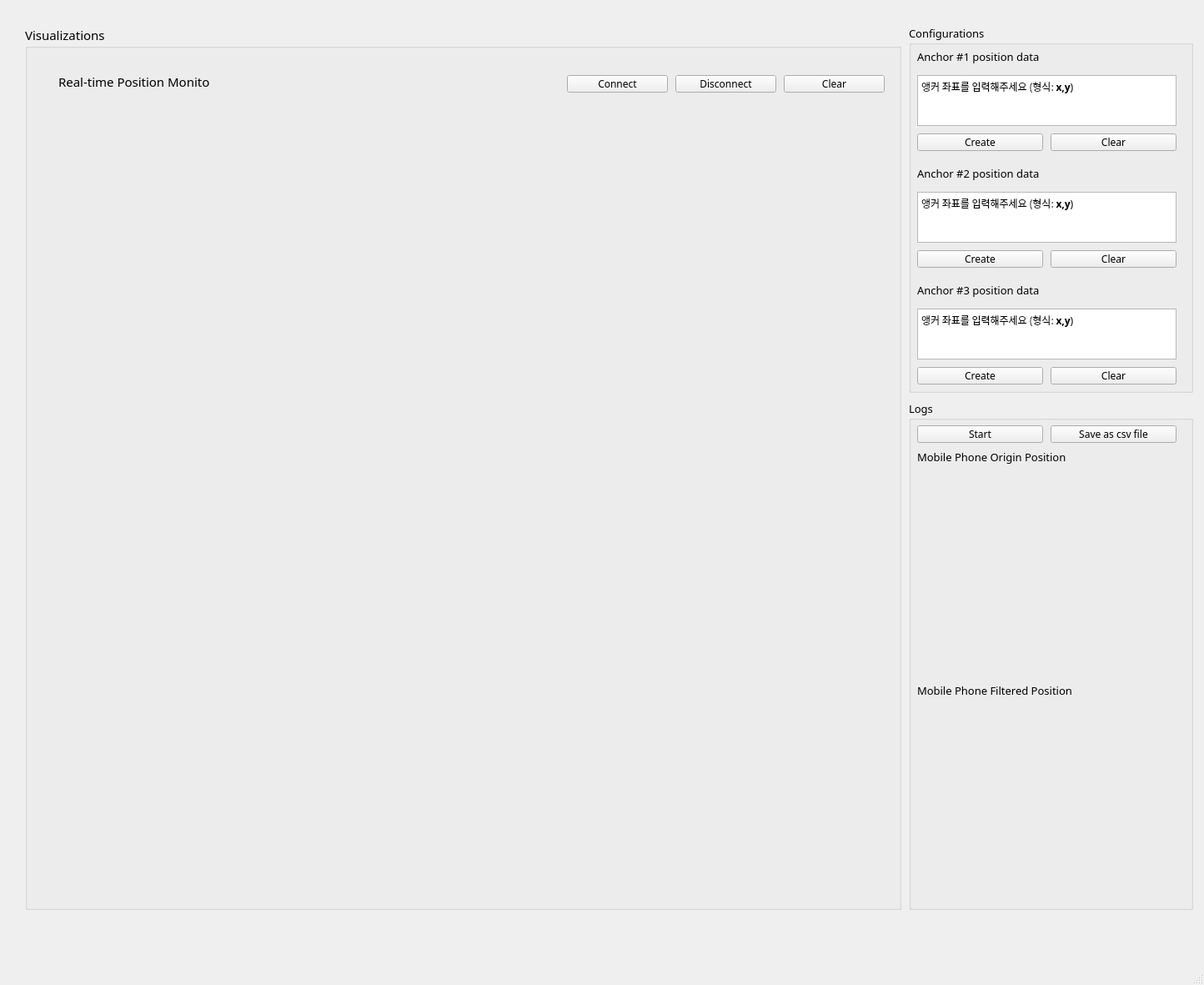
<?xml version="1.0" encoding="UTF-8"?>
<ui version="4.0">
 <class>MainWindow</class>
 <widget class="QMainWindow" name="MainWindow">
  <property name="geometry">
   <rect>
    <x>0</x>
    <y>0</y>
    <width>1444</width>
    <height>1181</height>
   </rect>
  </property>
  <property name="windowTitle">
   <string>MainWindow</string>
  </property>
  <widget class="QWidget" name="centralwidget">
   <widget class="QGroupBox" name="groupBox_5">
    <property name="geometry">
     <rect>
      <x>1090</x>
      <y>30</y>
      <width>341</width>
      <height>441</height>
     </rect>
    </property>
    <property name="font">
     <font>
      <family>굴림</family>
      <pointsize>10</pointsize>
     </font>
    </property>
    <property name="title">
     <string>Configurations</string>
    </property>
    <widget class="QPushButton" name="pushButton_5">
     <property name="geometry">
      <rect>
       <x>170</x>
       <y>410</y>
       <width>151</width>
       <height>21</height>
      </rect>
     </property>
     <property name="font">
      <font>
       <family>굴림</family>
       <pointsize>9</pointsize>
      </font>
     </property>
     <property name="text">
      <string>Clear</string>
     </property>
    </widget>
    <widget class="QPushButton" name="pushButton">
     <property name="geometry">
      <rect>
       <x>10</x>
       <y>130</y>
       <width>151</width>
       <height>21</height>
      </rect>
     </property>
     <property name="font">
      <font>
       <family>굴림</family>
       <pointsize>9</pointsize>
      </font>
     </property>
     <property name="text">
      <string>Create</string>
     </property>
    </widget>
    <widget class="QLabel" name="label_3">
     <property name="geometry">
      <rect>
       <x>10</x>
       <y>170</y>
       <width>151</width>
       <height>16</height>
      </rect>
     </property>
     <property name="text">
      <string>Anchor #2 position data</string>
     </property>
    </widget>
    <widget class="QPushButton" name="pushButton_4">
     <property name="geometry">
      <rect>
       <x>10</x>
       <y>270</y>
       <width>151</width>
       <height>21</height>
      </rect>
     </property>
     <property name="font">
      <font>
       <family>굴림</family>
       <pointsize>9</pointsize>
      </font>
     </property>
     <property name="text">
      <string>Create</string>
     </property>
    </widget>
    <widget class="QPushButton" name="pushButton_3">
     <property name="geometry">
      <rect>
       <x>170</x>
       <y>270</y>
       <width>151</width>
       <height>21</height>
      </rect>
     </property>
     <property name="font">
      <font>
       <family>굴림</family>
       <pointsize>9</pointsize>
      </font>
     </property>
     <property name="text">
      <string>Clear</string>
     </property>
    </widget>
    <widget class="QLabel" name="label_4">
     <property name="geometry">
      <rect>
       <x>10</x>
       <y>310</y>
       <width>151</width>
       <height>16</height>
      </rect>
     </property>
     <property name="text">
      <string>Anchor #3 position data</string>
     </property>
    </widget>
    <widget class="QTextEdit" name="textEdit">
     <property name="geometry">
      <rect>
       <x>10</x>
       <y>60</y>
       <width>311</width>
       <height>61</height>
      </rect>
     </property>
     <property name="html">
      <string>&lt;!DOCTYPE HTML PUBLIC &quot;-//W3C//DTD HTML 4.0//EN&quot; &quot;http://www.w3.org/TR/REC-html40/strict.dtd&quot;&gt;
&lt;html&gt;&lt;head&gt;&lt;meta name=&quot;qrichtext&quot; content=&quot;1&quot; /&gt;&lt;style type=&quot;text/css&quot;&gt;
p, li { white-space: pre-wrap; }
&lt;/style&gt;&lt;/head&gt;&lt;body style=&quot; font-family:'굴림'; font-size:10pt; font-weight:400; font-style:normal;&quot;&gt;
&lt;p style=&quot; margin-top:0px; margin-bottom:0px; margin-left:0px; margin-right:0px; -qt-block-indent:0; text-indent:0px;&quot;&gt;&lt;span style=&quot; font-family:'Gulim'; font-size:9pt;&quot;&gt;앵커 좌표를 입력해주세요 (형식: &lt;/span&gt;&lt;span style=&quot; font-family:'Gulim'; font-size:9pt; font-weight:600;&quot;&gt;x,y&lt;/span&gt;&lt;span style=&quot; font-family:'Gulim'; font-size:9pt;&quot;&gt;)&lt;/span&gt;&lt;/p&gt;&lt;/body&gt;&lt;/html&gt;</string>
     </property>
    </widget>
    <widget class="QTextEdit" name="textEdit_3">
     <property name="geometry">
      <rect>
       <x>10</x>
       <y>340</y>
       <width>311</width>
       <height>61</height>
      </rect>
     </property>
     <property name="html">
      <string>&lt;!DOCTYPE HTML PUBLIC &quot;-//W3C//DTD HTML 4.0//EN&quot; &quot;http://www.w3.org/TR/REC-html40/strict.dtd&quot;&gt;
&lt;html&gt;&lt;head&gt;&lt;meta name=&quot;qrichtext&quot; content=&quot;1&quot; /&gt;&lt;style type=&quot;text/css&quot;&gt;
p, li { white-space: pre-wrap; }
&lt;/style&gt;&lt;/head&gt;&lt;body style=&quot; font-family:'굴림'; font-size:10pt; font-weight:400; font-style:normal;&quot;&gt;
&lt;p style=&quot; margin-top:0px; margin-bottom:0px; margin-left:0px; margin-right:0px; -qt-block-indent:0; text-indent:0px;&quot;&gt;&lt;span style=&quot; font-family:'Gulim'; font-size:9pt;&quot;&gt;앵커 좌표를 입력해주세요 (형식: &lt;/span&gt;&lt;span style=&quot; font-family:'Gulim'; font-size:9pt; font-weight:600;&quot;&gt;x,y&lt;/span&gt;&lt;span style=&quot; font-family:'Gulim'; font-size:9pt;&quot;&gt;)&lt;/span&gt;&lt;/p&gt;&lt;/body&gt;&lt;/html&gt;</string>
     </property>
    </widget>
    <widget class="QLabel" name="label_2">
     <property name="geometry">
      <rect>
       <x>10</x>
       <y>30</y>
       <width>151</width>
       <height>16</height>
      </rect>
     </property>
     <property name="text">
      <string>Anchor #1 position data</string>
     </property>
    </widget>
    <widget class="QPushButton" name="pushButton_6">
     <property name="geometry">
      <rect>
       <x>10</x>
       <y>410</y>
       <width>151</width>
       <height>21</height>
      </rect>
     </property>
     <property name="font">
      <font>
       <family>굴림</family>
       <pointsize>9</pointsize>
      </font>
     </property>
     <property name="text">
      <string>Create</string>
     </property>
    </widget>
    <widget class="QTextEdit" name="textEdit_2">
     <property name="geometry">
      <rect>
       <x>10</x>
       <y>200</y>
       <width>311</width>
       <height>61</height>
      </rect>
     </property>
     <property name="html">
      <string>&lt;!DOCTYPE HTML PUBLIC &quot;-//W3C//DTD HTML 4.0//EN&quot; &quot;http://www.w3.org/TR/REC-html40/strict.dtd&quot;&gt;
&lt;html&gt;&lt;head&gt;&lt;meta name=&quot;qrichtext&quot; content=&quot;1&quot; /&gt;&lt;style type=&quot;text/css&quot;&gt;
p, li { white-space: pre-wrap; }
&lt;/style&gt;&lt;/head&gt;&lt;body style=&quot; font-family:'굴림'; font-size:10pt; font-weight:400; font-style:normal;&quot;&gt;
&lt;p style=&quot; margin-top:0px; margin-bottom:0px; margin-left:0px; margin-right:0px; -qt-block-indent:0; text-indent:0px;&quot;&gt;&lt;span style=&quot; font-family:'Gulim'; font-size:9pt;&quot;&gt;앵커 좌표를 입력해주세요 (형식: &lt;/span&gt;&lt;span style=&quot; font-family:'Gulim'; font-size:9pt; font-weight:600;&quot;&gt;x,y&lt;/span&gt;&lt;span style=&quot; font-family:'Gulim'; font-size:9pt;&quot;&gt;)&lt;/span&gt;&lt;/p&gt;&lt;/body&gt;&lt;/html&gt;</string>
     </property>
    </widget>
    <widget class="QPushButton" name="pushButton_2">
     <property name="geometry">
      <rect>
       <x>170</x>
       <y>130</y>
       <width>151</width>
       <height>21</height>
      </rect>
     </property>
     <property name="font">
      <font>
       <family>굴림</family>
       <pointsize>9</pointsize>
      </font>
     </property>
     <property name="text">
      <string>Clear</string>
     </property>
    </widget>
   </widget>
   <widget class="QGroupBox" name="groupBox">
    <property name="geometry">
     <rect>
      <x>30</x>
      <y>30</y>
      <width>1051</width>
      <height>1061</height>
     </rect>
    </property>
    <property name="font">
     <font>
      <family>굴림</family>
      <pointsize>11</pointsize>
     </font>
    </property>
    <property name="title">
     <string>Visualizations</string>
    </property>
    <widget class="QWidget" name="gridLayoutWidget">
     <property name="geometry">
      <rect>
       <x>20</x>
       <y>90</y>
       <width>1011</width>
       <height>931</height>
      </rect>
     </property>
     <layout class="QGridLayout" name="graph_gridLayout"/>
    </widget>
    <widget class="QLabel" name="label">
     <property name="geometry">
      <rect>
       <x>40</x>
       <y>60</y>
       <width>181</width>
       <height>16</height>
      </rect>
     </property>
     <property name="text">
      <string>Real-time Position Monitor</string>
     </property>
    </widget>
    <widget class="QPushButton" name="pushButton_10">
     <property name="geometry">
      <rect>
       <x>650</x>
       <y>60</y>
       <width>121</width>
       <height>21</height>
      </rect>
     </property>
     <property name="font">
      <font>
       <family>굴림</family>
       <pointsize>9</pointsize>
      </font>
     </property>
     <property name="text">
      <string>Connect</string>
     </property>
    </widget>
    <widget class="QPushButton" name="pushButton_11">
     <property name="geometry">
      <rect>
       <x>780</x>
       <y>60</y>
       <width>121</width>
       <height>21</height>
      </rect>
     </property>
     <property name="font">
      <font>
       <family>굴림</family>
       <pointsize>9</pointsize>
      </font>
     </property>
     <property name="text">
      <string>Disconnect</string>
     </property>
    </widget>
    <widget class="QPushButton" name="pushButton_12">
     <property name="geometry">
      <rect>
       <x>910</x>
       <y>60</y>
       <width>121</width>
       <height>21</height>
      </rect>
     </property>
     <property name="font">
      <font>
       <family>굴림</family>
       <pointsize>9</pointsize>
      </font>
     </property>
     <property name="text">
      <string>Clear</string>
     </property>
    </widget>
   </widget>
   <widget class="QGroupBox" name="groupBox_6">
    <property name="geometry">
     <rect>
      <x>1090</x>
      <y>480</y>
      <width>341</width>
      <height>611</height>
     </rect>
    </property>
    <property name="font">
     <font>
      <family>굴림</family>
      <pointsize>10</pointsize>
     </font>
    </property>
    <property name="title">
     <string>Logs</string>
    </property>
    <widget class="QLabel" name="label_6">
     <property name="geometry">
      <rect>
       <x>10</x>
       <y>340</y>
       <width>211</width>
       <height>16</height>
      </rect>
     </property>
     <property name="text">
      <string>Mobile Phone Filtered Position</string>
     </property>
    </widget>
    <widget class="QLabel" name="label_7">
     <property name="geometry">
      <rect>
       <x>10</x>
       <y>60</y>
       <width>231</width>
       <height>16</height>
      </rect>
     </property>
     <property name="text">
      <string>Mobile Phone Origin Position</string>
     </property>
    </widget>
    <widget class="QPushButton" name="pushButton_7">
     <property name="geometry">
      <rect>
       <x>10</x>
       <y>30</y>
       <width>151</width>
       <height>21</height>
      </rect>
     </property>
     <property name="font">
      <font>
       <family>굴림</family>
       <pointsize>9</pointsize>
      </font>
     </property>
     <property name="text">
      <string>Start</string>
     </property>
    </widget>
    <widget class="QWidget" name="widget_2" native="true">
     <property name="geometry">
      <rect>
       <x>10</x>
       <y>370</y>
       <width>311</width>
       <height>231</height>
      </rect>
     </property>
    </widget>
    <widget class="QPushButton" name="pushButton_8">
     <property name="geometry">
      <rect>
       <x>170</x>
       <y>30</y>
       <width>151</width>
       <height>21</height>
      </rect>
     </property>
     <property name="font">
      <font>
       <family>굴림</family>
       <pointsize>9</pointsize>
      </font>
     </property>
     <property name="text">
      <string>Save as csv file</string>
     </property>
    </widget>
    <widget class="QWidget" name="widget" native="true">
     <property name="geometry">
      <rect>
       <x>10</x>
       <y>90</y>
       <width>311</width>
       <height>231</height>
      </rect>
     </property>
    </widget>
   </widget>
   <widget class="QLabel" name="label_5">
    <property name="geometry">
     <rect>
      <x>50</x>
      <y>1080</y>
      <width>151</width>
      <height>121</height>
     </rect>
    </property>
    <property name="text">
     <string/>
    </property>
   </widget>
  </widget>
  <widget class="QMenuBar" name="menubar">
   <property name="geometry">
    <rect>
     <x>0</x>
     <y>0</y>
     <width>1444</width>
     <height>21</height>
    </rect>
   </property>
  </widget>
  <widget class="QStatusBar" name="statusbar"/>
 </widget>
 <resources/>
 <connections/>
</ui>
